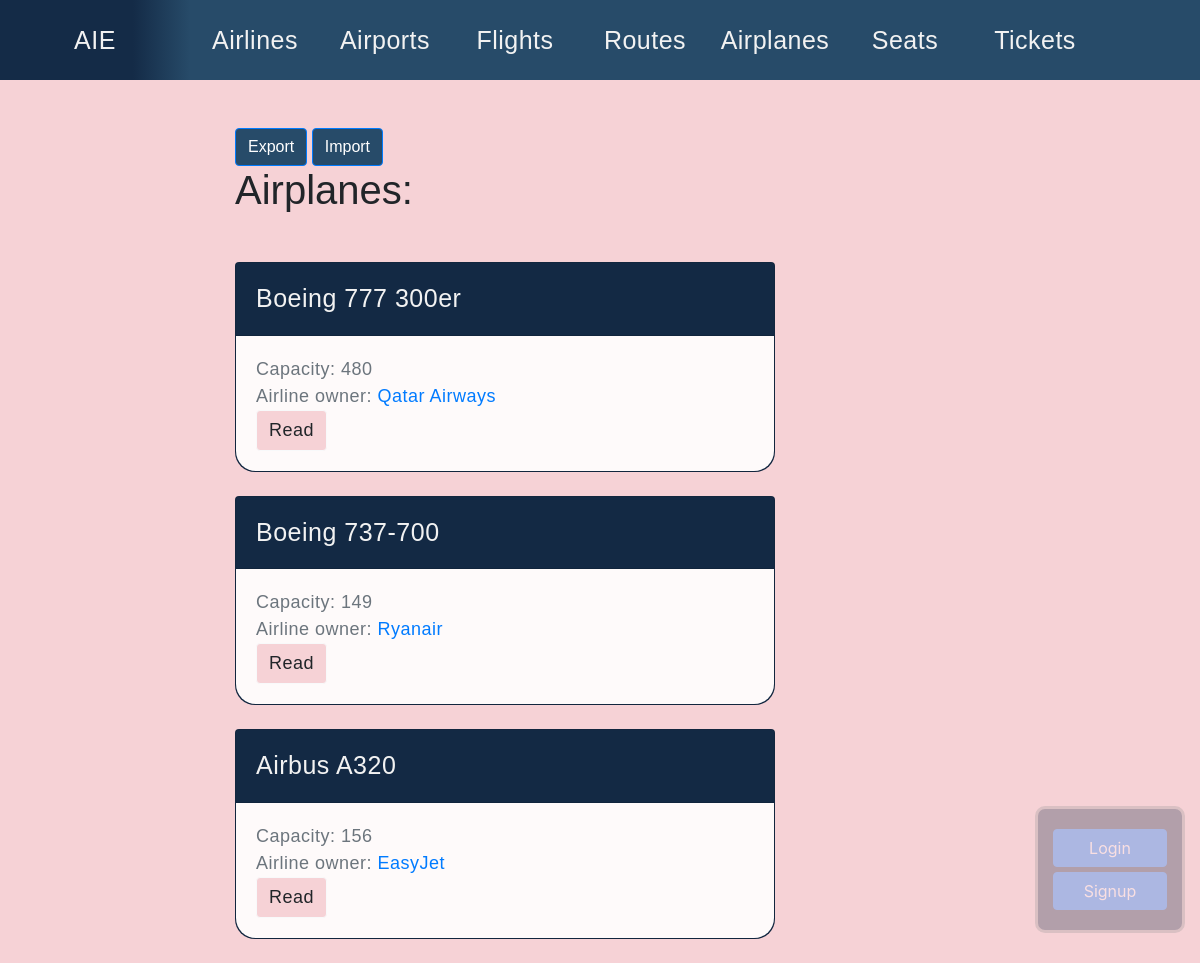
/airtickets/airplanes/, run on the app's committed database.
### airtickets/models.py (models this page shows, shortened)
class Airplane(models.Model):
    name = models.CharField(max_length=100, db_index=True, unique=True)
    airline = models.ForeignKey(Airline, on_delete=models.CASCADE, related_name='airplanes')
    capacity = models.IntegerField()
    numberRows = models.IntegerField()
    slug = models.SlugField(max_length=50, unique=True, blank=True)
    def get_absolute_url(self):
        return reverse('airplane_detail_url', kwargs={'slug': self.slug})

class Airline(models.Model):
    name = models.CharField(max_length=100, db_index=True, unique=True)
    country = models.ForeignKey(Country, on_delete=models.CASCADE, related_name='airlines')
    appearanceYear = models.IntegerField()
    slug = models.SlugField(max_length=50, unique=True, blank=True)
    def get_absolute_url(self):
        return reverse('airline_detail_url', kwargs={'slug': self.slug})

### airtickets/views.py (the view)
# urls.py: path('airplanes/', airplanes_list, name='airplanes_list_url'),
def airplanes_list(request):
    airplanes = Airplane.objects.all()
    return render(request, 'airtickets/airplanes_list.html', context={'airplanes': airplanes})

### airtickets/templates/airtickets/airplanes_list.html (shortened to what this page needs)
{% extends 'airtickets/base_airtickets.html' %}
{% block content %}
	<a href="{% url 'export_airplanes_url' %}" class="btn btn-primary" style="background: #274b69"> Export </a>
    <a href="{% url 'import_airplanes_url' %}" class="btn btn-primary" style="background: #274b69"> Import </a>
    <h1 class="mb-5">Airplanes:</h1>
    {% for airplane in airplanes %}
        {% include 'airtickets/includes/airplane_card_template.html' %}
    {% endfor %}
{% endblock %}

### airtickets/templates/airtickets/includes/airplane_card_template.html
<div class="card mb-4"
     style="background: #142b47;
            font-size: 18px;
            color: #f2f2f2;
            font-family: sans-serif;
            letter-spacing:0.5px;
            border-bottom-left-radius: 20px;
            border-bottom-right-radius: 20px;">
    <div class="card-header">
        <p style="font-size: 25px;"> {{ airplane.name }} </p>
    </div>
    <div class="card-body"
         style="background: #fefafa;
                border-bottom-left-radius: 20px;
                border-bottom-right-radius: 20px;">
        <div class="text-muted">
            Capacity: {{ airplane.capacity }}
        </div>
        <div class="text-muted">
            Airline owner: <a href="{{ airplane.airline.get_absolute_url }}">{{ airplane.airline.name }}</a>
        </div>
        <a href="{{ airplane.get_absolute_url }}"
           class="btn btn-light"
           style="font-size: 18px;
                  background: #f6d2d6;
                  font-family: sans-serif;
                  letter-spacing:0.5px;">Read</a>
    </div>
</div>

### static/css/styles.css (style rules this page uses)
body { background-image: url(/static/images/back.jpg) }

### templates/base.html (style rules this page uses)
.admin-panel a,p { display: block; margin: 5px 0; }
body { background: #f6d2d6 url(/static/images/bg_palitra.png) no-repeat; background-attachment:fixed; background-size: contain; background-position:190px; }

### data on the page
Airplane: name "Boeing 777 300er", capacity "480", airline.name "Qatar Airways"
Airplane: name "Boeing 737-700", capacity "149", airline.name "Ryanair"
Airplane: name "Airbus A320", capacity "156", airline.name "EasyJet"
